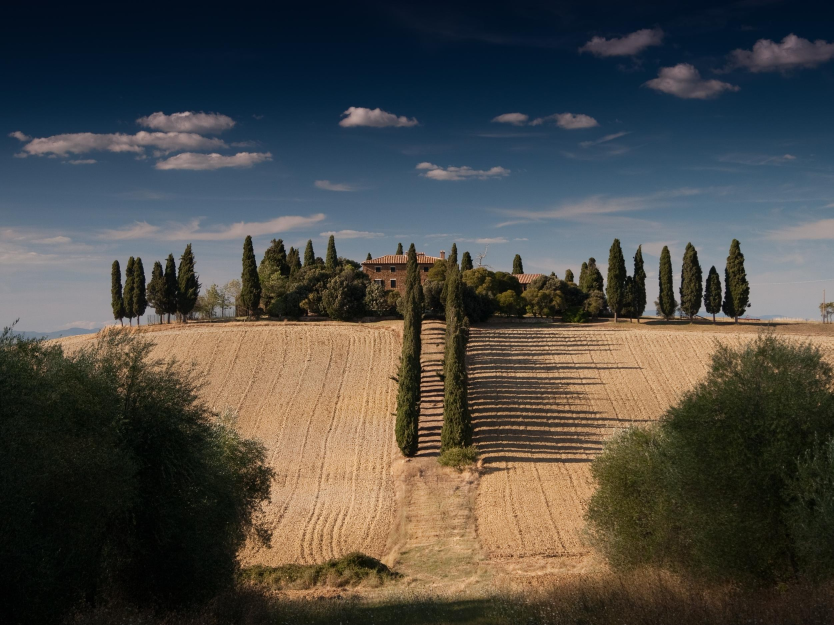
#> input picture pruebas/source.jpg, 2500 x 1875 px (shown at 1/3 size)
$ python mosaic.py
#> lines starting #> are read from the running program, lines starting #| are printed output that depends on the picture
#> further down, image is the input picture: PIL image 2500x1875 RGB; mean R, G, B 75.6, 74, 69.3
import imageio as img
import matplotlib.pyplot as plt
import numpy as np
from PIL import Image
import math


def L1(a,b):

    return abs(np.mean(a) - np.mean(b))

def conversion(image):

    return np.mean(image,axis=2,dtype=np.uint8)

def vecinoProximo(A,w,h):

#> called with w = 3750, h = 2000
    A = np.array(A)

    altura, ancho = A.shape[0], A.shape[1] #dimensiones imagen
#> altura = 1875; ancho = 2500

    new_image = [[A[int(altura * y / h)][int(ancho * x / w)]
                     for x in range(w)] for y in range(h)]
#> new_image = 2000 items

    return np.array(new_image)
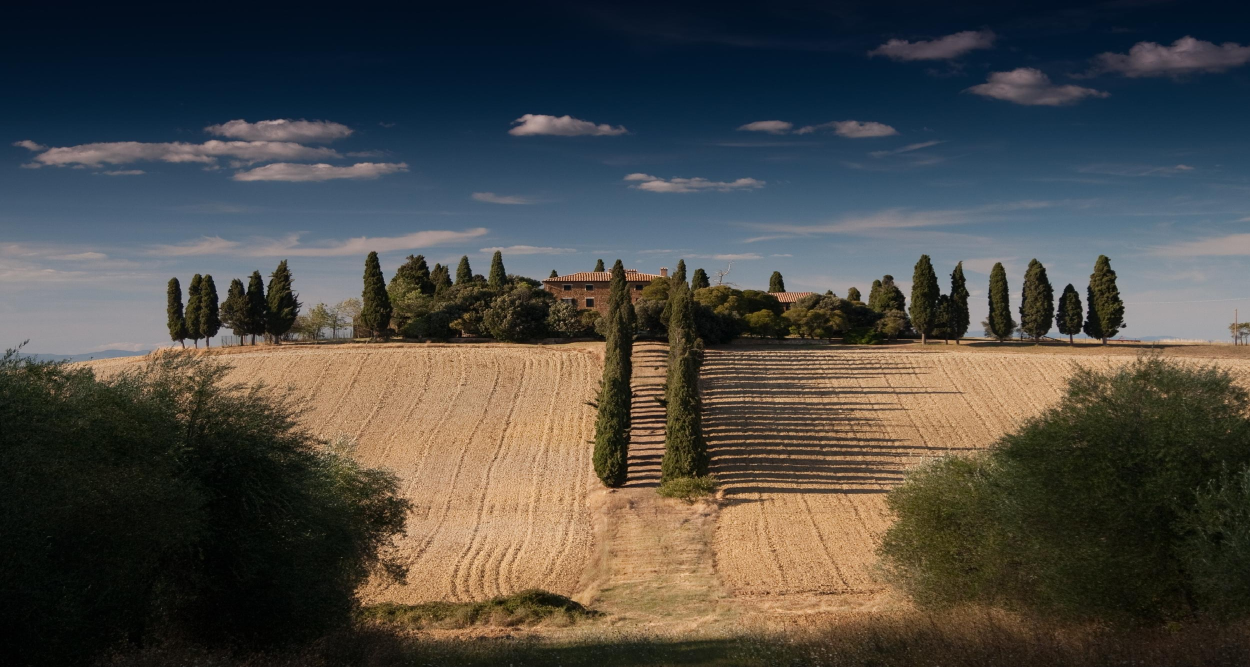
#> returned value: shape (2000, 3750, 3) (shown at 1/3 size); mean of channels 0, 1, 2 75.6, 74, 69.3; drawn as R, G, B

def piezas(image, w, h): #--->lista de imagenes en partes, h y w dimensiones piezas

#> called with w = 375, h = 200
    image = Image.fromarray(image)

    width, height = image.size
#> width = 3750; height = 2000

    partes = []
    for x in range(0, width, w):
        for y in range(0, height, h):
            # print([x,y,x+w,y+h])
            partes.append((x, y, x + w, y + h))


    for i in range(len(partes)):
        partes[i] = image.crop(partes[i])
        partes[i] = np.array(partes[i])
#> after the loop, partes = 100 items

    return partes #---> lista de la imagen en porciones np.array


image = Image.open('source.jpg')

#image = conversion(image)

image = vecinoProximo(image,3750,2000)

w, h =  375, 200
partes = piezas(image, w, h)
#> partes = 100 items

#print(len(partes[90:101]))

#matriz = np.array([partes[0:10], partes[10:20], partes[20:30], partes[30:40], partes[40:50], partes[50:60], partes[60:70], partes[70:80], partes[80:90], partes[90:100]], dtype=np.uint8)
p = 10


for i in range (0,p * p,p):

#> (the run stopped early here; a loop or call above may not have finished)

$ run again, with pruebas/verde.jpg copied over pruebas/source.jpg
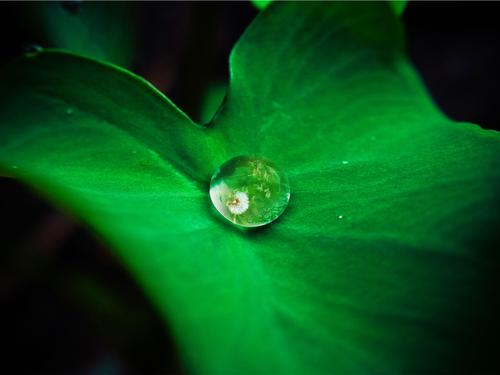
#> input picture pruebas/verde.jpg, 500 x 375 px
#> image is the input picture: PIL image 500x375 RGB; mean R, G, B 5, 80.1, 25.1
#> new_image = 2000 items
#> in vecinoProximo, `return np.array(new_image)`:
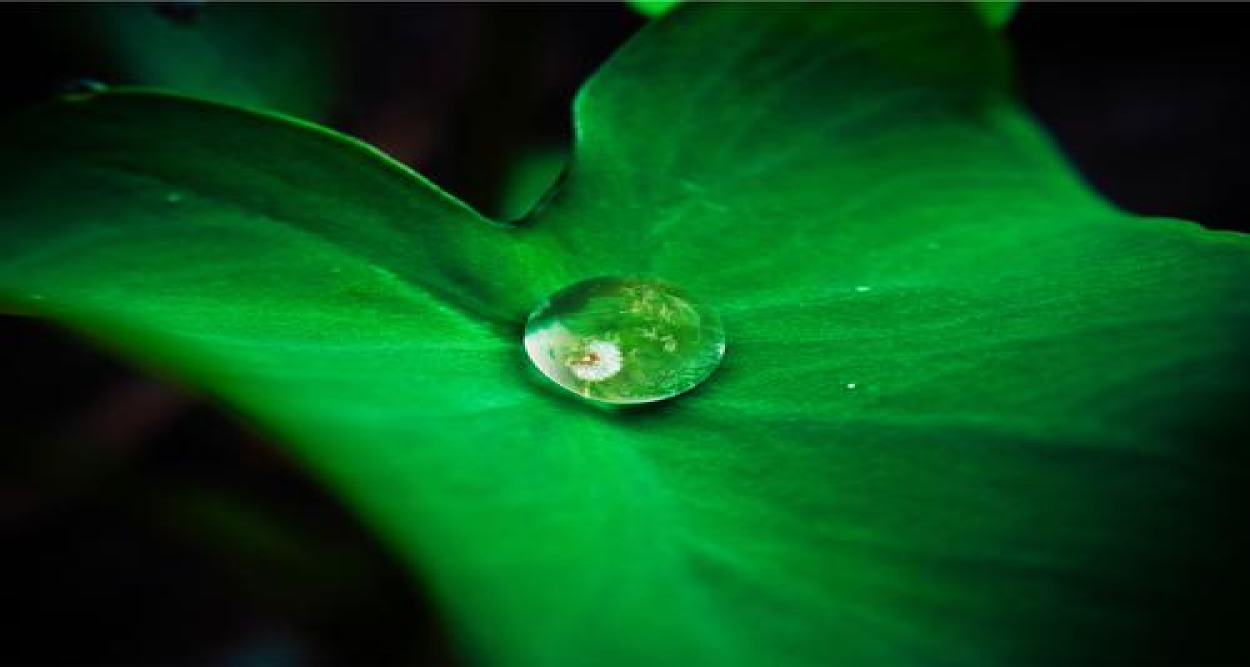
#> returned value: shape (2000, 3750, 3) (shown at 1/3 size); mean of channels 0, 1, 2 5, 80.2, 25.1; drawn as R, G, B
#> after the loop in piezas, `for i in range(len(partes)):`: partes = 100 items

$ run again, with pruebas/azul.jpg copied over pruebas/source.jpg
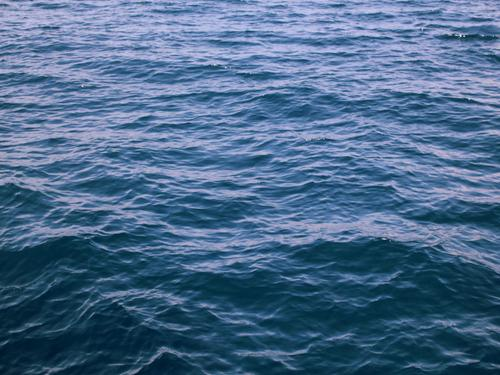
#> input picture pruebas/azul.jpg, 500 x 375 px
#> image is the input picture: PIL image 500x375 RGB; mean R, G, B 75.3, 106.6, 140.3
#> new_image = 2000 items
#> in vecinoProximo, `return np.array(new_image)`:
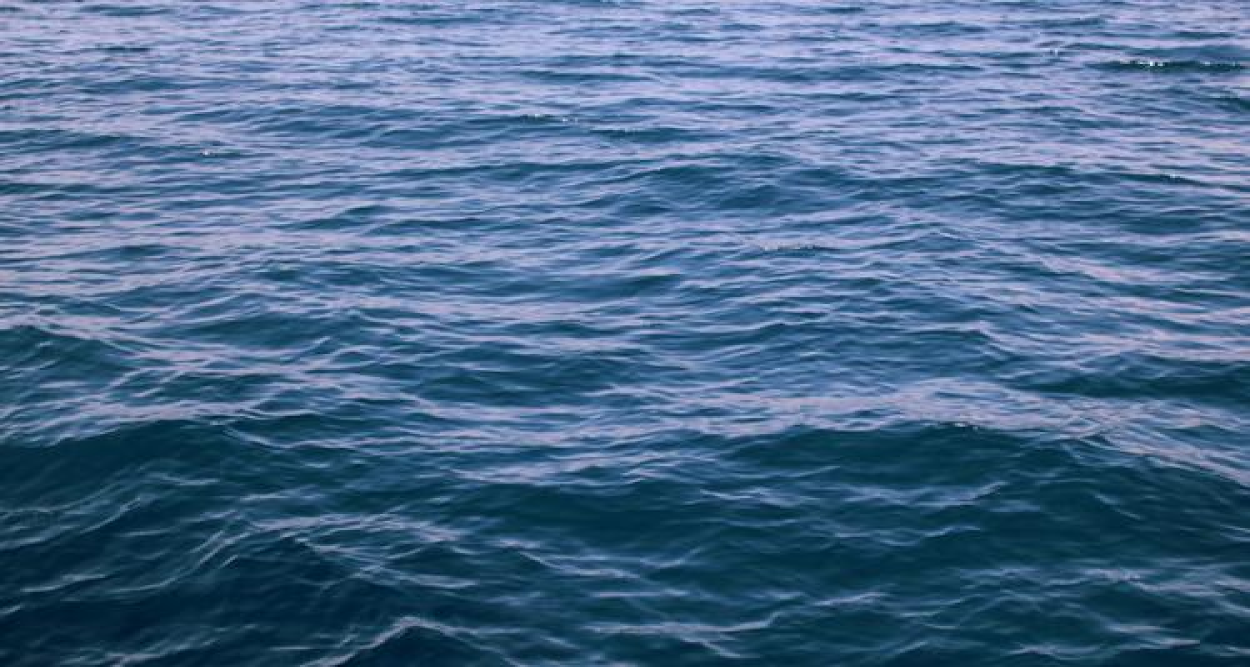
#> returned value: shape (2000, 3750, 3) (shown at 1/3 size); mean of channels 0, 1, 2 75.3, 106.6, 140.3; drawn as R, G, B
#> after the loop in piezas, `for i in range(len(partes)):`: partes = 100 items
